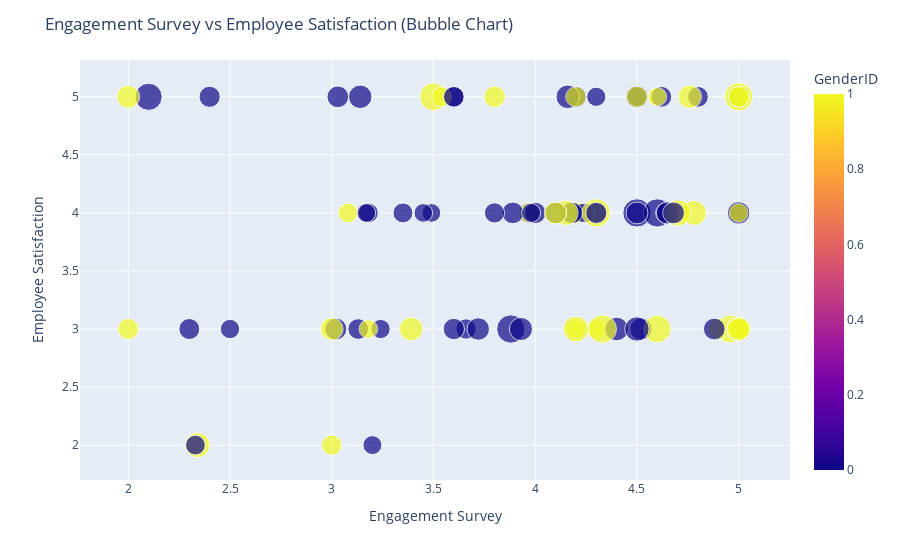

The notebook cell this image was saved under:
### Markdown cell above
# 2. Bubble Chart with Plotly: 
Display three dimensions of data using x, y positions, and bubble sizes.Using Plotly Express to create a bubble chart showing the relationship between 'EngagementSurvey' and 'EmpSatisfaction', with bubble size representing 'Salary' and color representing 'GenderID', and with 'Employee_Name' displayed when hovering over each point.

### Code cell
fig = px.scatter(df_2, x='EngagementSurvey', y='EmpSatisfaction', size='Salary', color='GenderID', hover_name='Employee_Name')
fig.update_layout(title='Engagement Survey vs Employee Satisfaction (Bubble Chart)', xaxis_title='Engagement Survey', yaxis_title='Employee Satisfaction')
fig.show()

### Figure 1 — Plotly figure (JSON) as saved in the notebook; plotly's stock layout.template omitted (floating-point values rounded to 4 significant figures)
{"data": [{"hovertemplate": "<b>%{hovertext}</b><br><br>EngagementSurvey=%{x}<br>EmpSatisfaction=%{y}<br>Salary=%{marker.size}<br>GenderID=%{marker.color}<extra></extra>", "hovertext": ["Ait Sidi, Karthikeyan   ", "Akinkuolie, Sarah", "Anderson, Carol ", "Baczenski, Rachael  ", "Barbara, Thomas", "Barton, Nader", "Bates, Norman", "Becker, Renee", "Bondwell, Betsy", "Booth, Frank", "Bozzi, Charles", "Brill, Donna", "Bunbury, Jessica", "Chivukula, Enola", "Cloninger, Jennifer", "Close, Phil", "Cole, Spencer", "DeGweck,  James", "Demita, Carla", "Eaton, Marianne", "Estremera, Miguel", "Evensen, April", "Exantus, Susan", "Ferguson, Susan", "Fitzpatrick, Michael  J", "Foreman, Tanya", "Forrest, Alex", "Gerke, Melisa", "Gill, Whitney  ", "Gilles, Alex", "Goble, Taisha", "Gonzalez, Juan", "Gross, Paula", "Guilianno, Mike", "Harrington, Christie ", "Hendrickson, Trina", "Homberger, Adrienne  J", "Howard, Estelle", "Huynh, Ming", "Immediato, Walter", "Johnson, George", "Jung, Judy  ", "Kampew, Donysha", "Kinsella, Kathleen  ", "Kirill, Alexandra  ", "Landa, Hans", "Langford, Lindsey", "Latif, Mohammed", "Leach, Dallas", "Linares, Marilyn ", "Lundy, Susan", "Lynch, Lindsay", "MacLennan, Samuel", "Mancuso, Karen", "Meads, Elizabeth", "Miller, Ned", "Ndzi, Colombui", "Ndzi, Horia", "O'hare, Lynn", "Oliver, Brooke ", "Panjwani, Nina", "Patronick, Lucas", "Pearson, Randall", "Smith, Martin", "Pelletier, Ermine", "Perry, Shakira", "Peters, Lauren", "Peterson, Ebonee  ", "Pham, Hong", "Power, Morissa", "Purinton, Janine", "Quinn, Sean", "Rarrick, Quinn", "Rhoads, Thomas", "Roberson, May", "Robertson, Peter", "Robinson, Alain  ", "Robinson, Cherly", "Roehrich, Bianca", "Rossetti, Bruno", "Ruiz, Ricardo", "Sadki, Nore  ", "Salter, Jason", "Sloan, Constance", "Smith, Leigh Ann", "Squatrito, Kristen", "Tavares, Desiree  ", "Tejeda, Lenora ", "Theamstern, Sophia", "Thibaud, Kenneth", "Tredinnick, Neville ", "True, Edward", "Trzeciak, Cybil", "Veera, Abdellah ", "Voldemort, Lord", "Volk, Colleen", "Wallace, Courtney  E", "Wallace, Theresa", "Whittier, Scott", "Wilber, Barry", "Wilkes, Annie", "Williams, Jacquelyn  ", "Winthrop, Jordan  ", "Ybarra, Catherine "], "legendgroup": "", "marker": {"color": [1, 0, 0, 0, 1, 1, 1, 0, 0, 1, 1, 0, 0, 0, 0, 1, 1, 1, 0, 0, 1, 0, 0, 0, 1, 0, 1, 0, 0, 1, 0, 1, 0, 1, 0, 0, 0, 0, 0, 1, 1, 0, 0, 0, 0, 1, 0, 1, 0, 0, 0, 0, 1, 0, 0, 1, 1, 1, 0, 0, 0, 1, 1, 1, 0, 0, 0, 0, 1, 0, 0, 1, 1, 1, 0, 1, 1, 0, 0, 1, 1, 1, 1, 0, 0, 0, 0, 0, 0, 1, 1, 1, 0, 1, 1, 0, 0, 0, 1, 1, 0, 0, 1, 0], "coloraxis": "coloraxis", "size": [104437, 64955, 50825, 54670, 47211, 52505, 57834, 107700.0, 57815, 103613, 74312, 53492, 74326, 64786, 64066, 59369, 59144, 55722, 58275, 60070, 60340, 59124, 99280, 57748, 72609, 55965, 70187, 51505, 59370, 54933, 107700.0, 68898, 63813, 71707, 52177, 68099, 63478, 49920, 68182, 83082, 46837, 61154, 68999, 54005, 46700.0, 82758, 66074, 61962, 63676, 52624, 67237, 47434, 52788, 68407, 62659, 55800, 50470, 46700.0, 52674, 71966, 63515, 107700.0, 93093, 53564, 60270, 46700.0, 57954, 74669, 64724, 46799, 46700.0, 83363, 61729, 46700.0, 64971, 55578, 50428, 61422, 107700.0, 53180, 107700.0, 46700.0, 88527, 63878, 55000, 62425, 60754, 72202, 48413, 67176, 75281, 100416, 74813, 58523, 107700.0, 49773, 80512, 50274, 58371, 55140, 58062, 59728, 70507, 48513], "sizemode": "area", "sizeref": 269.3, "symbol": "circle"}, "mode": "markers", "name": "", "orientation": "v", "showlegend": false, "type": "scatter", "x": [4.96, 3.02, 5, 4.2, 4.2, 5, 5, 4.5, 4.8, 3.5, 3.39, 3.35, 3.14, 4.3, 4.2, 4.2, 2, 5, 4.62, 5, 5, 2.3, 2.1, 3.13, 4.76, 3.66, 2, 4.24, 3.97, 3.97, 4.6, 3, 5, 4.5, 4.64, 5, 3.03, 3.24, 3.72, 2.34, 4.7, 4, 4.5, 3.6, 3.49, 4.78, 4.52, 4.9, 4.88, 3.18, 4.65, 5, 3.08, 5, 4.18, 3, 4.3, 3.18, 2.33, 5, 3.89, 5, 4.7, 3.54, 2.4, 3.45, 4.2, 4.16, 5, 3.17, 4.5, 4.15, 3.8, 5, 4.5, 4.2, 5, 3.6, 3.88, 5, 4.3, 4.6, 4.2, 4.68, 3.8, 4.1, 4.5, 3.93, 3.98, 4.1, 5, 4.6, 4.4, 4.5, 4.33, 4.3, 4.5, 2.5, 5, 5, 3.6, 4.3, 5, 3.2], "xaxis": "x", "y": [3, 3, 4, 4, 3, 5, 4, 4, 5, 5, 3, 4, 5, 4, 5, 4, 3, 4, 5, 3, 4, 3, 5, 3, 5, 3, 5, 4, 4, 4, 4, 3, 5, 5, 4, 3, 5, 3, 3, 2, 4, 4, 5, 5, 4, 4, 3, 3, 3, 4, 4, 4, 4, 4, 4, 2, 3, 3, 2, 3, 4, 5, 4, 5, 5, 4, 5, 5, 3, 4, 5, 4, 5, 4, 4, 5, 3, 3, 3, 5, 4, 5, 3, 4, 4, 4, 5, 3, 4, 4, 3, 3, 3, 5, 3, 5, 3, 3, 5, 3, 5, 4, 3, 2], "yaxis": "y"}], "layout": {"coloraxis": {"colorbar": {"title": {"text": "GenderID"}}, "colorscale": [[0, "#0d0887"], [0.1111, "#46039f"], [0.2222, "#7201a8"], [0.3333, "#9c179e"], [0.4444, "#bd3786"], [0.5556, "#d8576b"], [0.6667, "#ed7953"], [0.7778, "#fb9f3a"], [0.8889, "#fdca26"], [1, "#f0f921"]]}, "legend": {"itemsizing": "constant", "tracegroupgap": 0}, "margin": {"t": 60}, "title": {"text": "Engagement Survey vs Employee Satisfaction (Bubble Chart)"}, "xaxis": {"anchor": "y", "domain": [0, 1], "title": {"text": "Engagement Survey"}}, "yaxis": {"anchor": "x", "domain": [0, 1], "title": {"text": "Employee Satisfaction"}}}}
